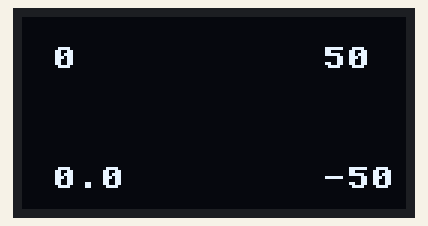
Recording of a program running on a simulated ESP32 board running MicroPython. Parts: 128×64 one-colour display.

Above: at 0.1 s.
At 4.2 s:
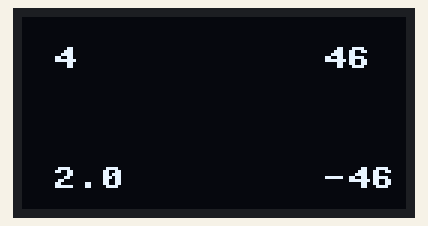
At 9.3 s:
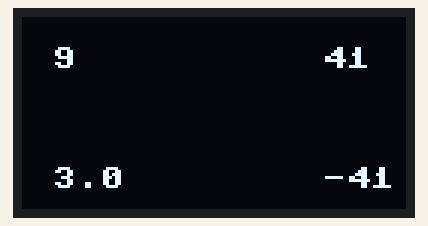
At 19.6 s:
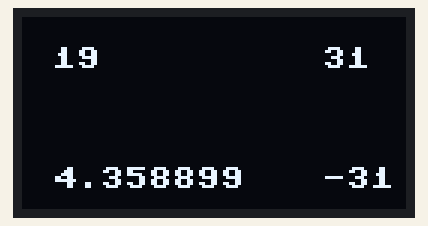
At 28.8 s:
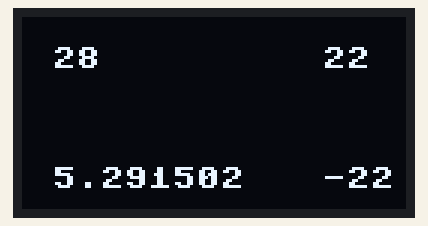
At 39.0 s:
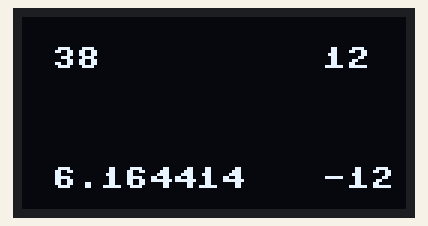

The program:

4_numbers.py
```python
from machine import Pin, SoftI2C
import time
from ssd1306 import SSD1306_I2C
import machine
import math

i2c = SoftI2C(scl=Pin(4), sda=Pin(5))
oled = SSD1306_I2C(128, 64, i2c)

for i in range(51):
    oled.fill(0)
    oled.text(str(i), 10, 10)
    oled.text(str(math.sqrt(i)), 10, 50)
    oled.text(str(50-i), 100, 10)
    oled.text(str(i-50), 100, 50)


    oled.show()
    time.sleep(1)
```

Measured:
- what the display in image 1 shows lasts 1.1 s, from 4.1 s to 5.2 s
